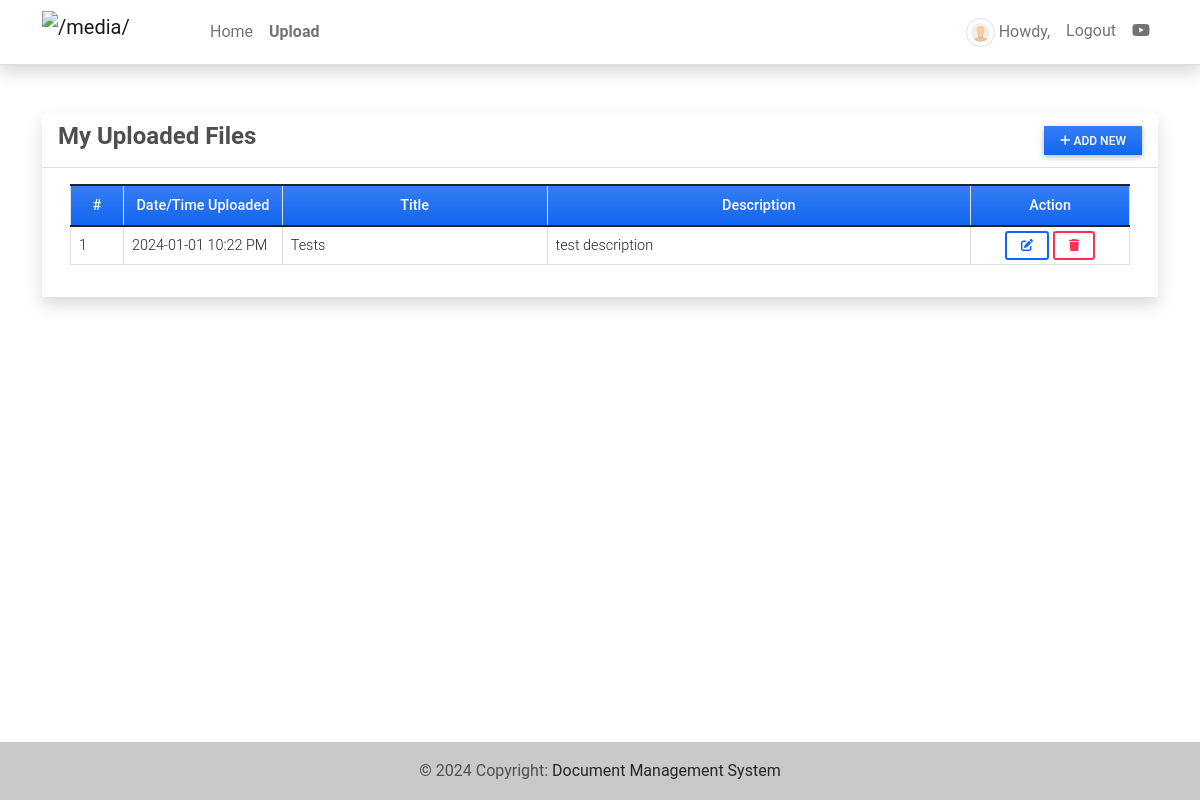
/my_posts (signed in), run on an earlier commit of the app's database.
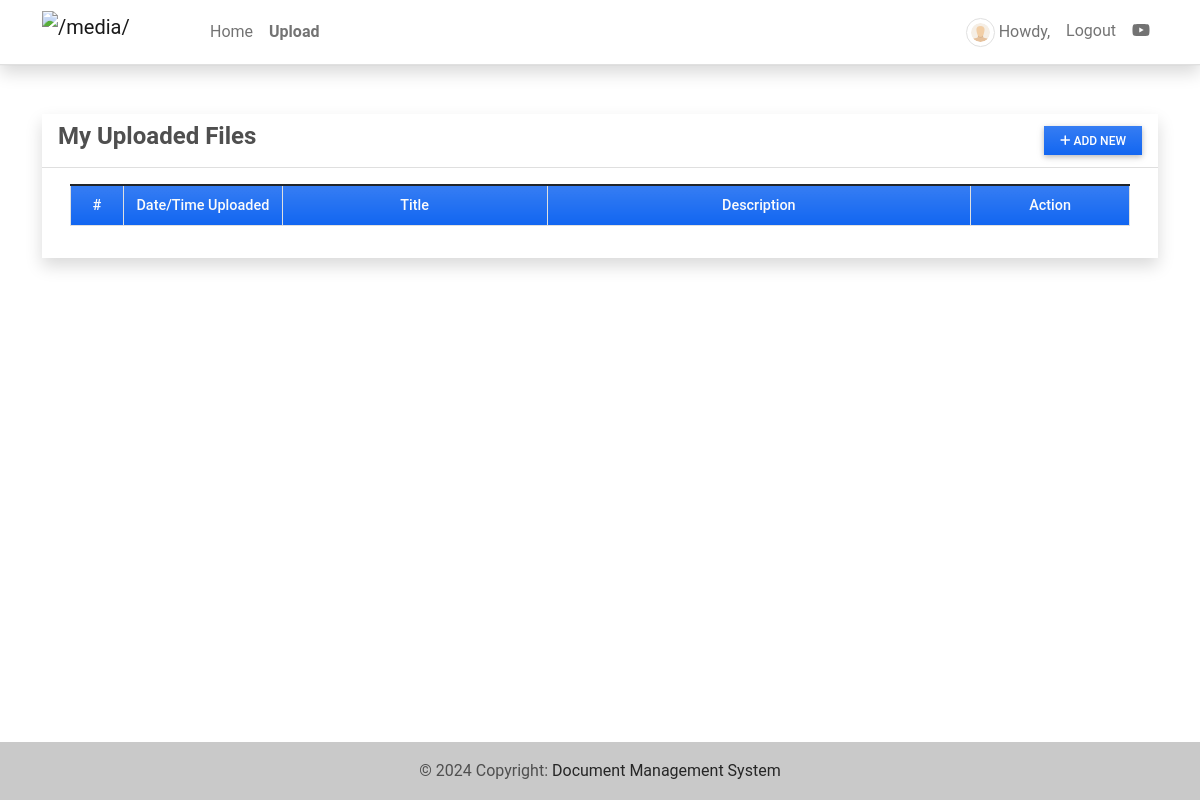
And on a later commit of the database.
### dmsApp/models.py (models this page shows, shortened)
class Post(models.Model):
    user = models.ForeignKey(User, on_delete=models.CASCADE)
    title = models.CharField(max_length=250)
    description = models.TextField(blank=True, null=True)
    file_path = models.FileField(upload_to='uploads/',blank=True, null=True)
    date_created = models.DateTimeField(default=timezone.now)
    date_updated = models.DateTimeField(auto_now=True)

### dmsApp/views.py (the view)
# urls.py: path('my_posts', views.posts_mgt, name='posts-page'),
@login_required
def posts_mgt(request):
    context['page_title'] = 'Uploads'
    posts = Post.objects.filter(user = request.user).order_by('title', '-date_created').all()
    context['posts'] = posts
    return render(request, 'posts_mgt.html', context)

### Package/templates/posts_mgt.html (shortened to what this page needs)
{% extends 'base.html' %} {% block pageContent %}
<div class="col-lg-12 col-md-12 col-sm-12 col-xs-12">
  <div class="card card-default rounded-0 shadow">
    <div class="card-header">
      <div class="d-flex w-100 align-items-center justify-content-between">
        <h4 class="card-title fw-bold">My Uploaded Files</h4>
        <div class="tools">
          <button
            type="button"
            class="btn btn-primary rounded-0 bg-gradient btn-sm"
            id="add_new"
          >
            <i class="fa fa-plus"></i> Add New
          </button>
        </div>
      </div>
    </div>
    <div class="card-body">
      <div class="container-fluid">
        <table class="table table-bordered" id="post-list">
          <colgroup>
            <col width="5%" />
            <col width="15%" />
            <col width="25%" />
            <col width="40%" />
            <col width="15%" />
          </colgroup>
          <thead>
            <tr class="bg-gradient bg-primary bg-opacity-50 text-light">
              <th class="px-2 py-2 text-center">#</th>
              <th class="px-2 py-2 text-center">Date/Time Uploaded</th>
              <th class="px-2 py-2 text-center">Title</th>
              <th class="px-2 py-2 text-center">Description</th>
              <th class="px-2 py-2 text-center">Action</th>
            </tr>
          </thead>
          <tbody>
            {% for post in posts %}
            <tr>
              <td class="px-2 py-1 align-middle">{{ forloop.counter }}</td>
              <td class="px-2 py-1 align-middle">
                {{ post.date_created|date:"Y-m-d h:i A" }}
              </td>
              <td class="px-2 py-1 align-middle">{{ post.title }}</td>
              <td class="px-2 py-1 align-middle">
                <p class="m-0 text-truncate">{{ post.description }}</p>
              </td>
              <td class="px-2 py-1 align-middle text-center">
                <a
                  class="btn btn-outline-primary btn-sm edit-data"
                  href="javascript:void(0)"
                  data-id="{{ post.pk }}"
                  title="Edit"
                >
                  <i class="fa fa-edit"></i>
                </a>
                <button
                  class="btn btn-outline-danger btn-sm delete-data"
                  type="button"
                  data-id="{{ post.pk }}"
                  title="Delete"
                >
                  <i class="fa fa-trash"></i>
                </button>
              </td>
            </tr>
            {% endfor %}
          </tbody>
        </table>
      </div>
    </div>
  </div>
</div>
{% endblock pageContent %}

What changed in the data, as far as the page shows it:
removed Post: date_created "2024-01-01 10:22 PM", title "Tests", description "test description"
